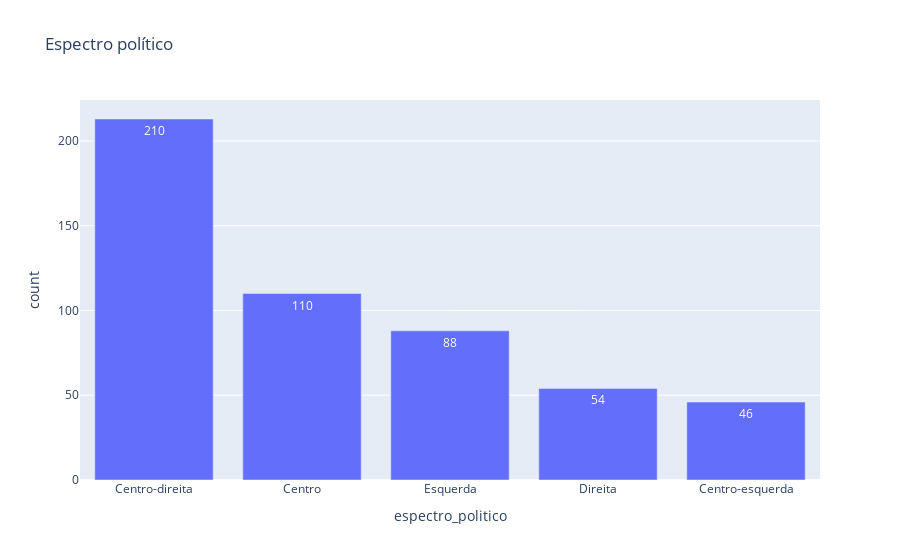

Notebook source saved alongside this figure:
### Code cell
fig = px.bar(espectro_politico, y='count', x='espectro_politico',  text_auto='.2s', title='Espectro político')
fig.show()

### Figure 1 — Plotly figure (JSON) as saved in the notebook; plotly's stock layout.template omitted (floating-point values rounded to 4 significant figures)
{"data": [{"hovertemplate": "espectro_politico=%{x}<br>count=%{y}<extra></extra>", "legendgroup": "", "marker": {"color": "#636efa", "pattern": {"shape": ""}}, "name": "", "orientation": "v", "showlegend": false, "textposition": "auto", "texttemplate": "%{y:.2s}", "type": "bar", "x": ["Centro-direita", "Centro", "Esquerda", "Direita", "Centro-esquerda"], "xaxis": "x", "y": [213, 110, 88, 54, 46], "yaxis": "y"}], "layout": {"barmode": "relative", "legend": {"tracegroupgap": 0}, "title": {"text": "Espectro político"}, "xaxis": {"anchor": "y", "domain": [0, 1], "title": {"text": "espectro_politico"}}, "yaxis": {"anchor": "x", "domain": [0, 1], "title": {"text": "count"}}}}
